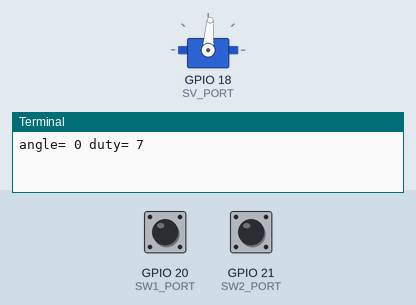
A program run on a simulated Raspberry Pi (BCM pin numbers). Parts: servo, the last lines printed to the terminal. The test bench sets the inputs (shaded band); at power-on: GPIO 20 (SW1_PORT) LOW, GPIO 21 (SW2_PORT) LOW. Servo angles are drawn from the pulse width (0.5 ms = 0°, 2.5 ms = 180°).

Above: at 1.5 s.
1.6 s: GPIO 20 (SW1_PORT) pulled HIGH for 1 s
At 1.98 s:
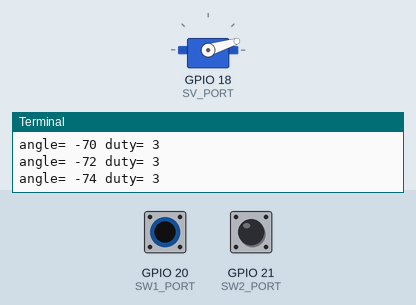
At 2.9 s:
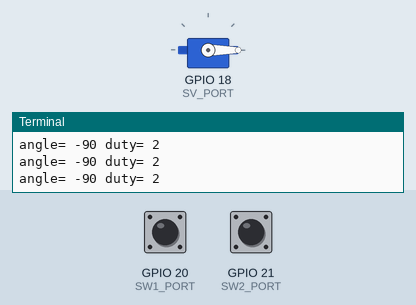
4.1 s: GPIO 21 (SW2_PORT) pulled HIGH for 3.2 s
At 6.1 s:
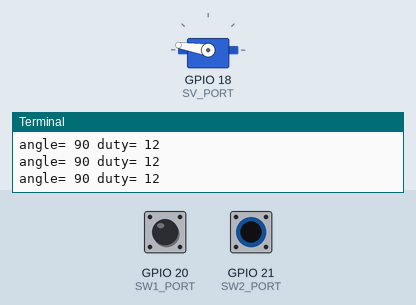
Timing chart, 0 to 7.6 s (numbered marks = the images above; inputs shaded):
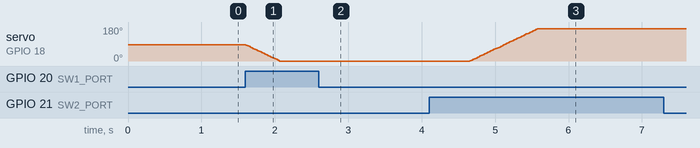

Measured:
- after the input at 1.6 s, servo on GPIO 18 (SV_PORT): moves from 86° to 0° over 0.46 s, starting at once
- after the input at 4.1 s, servo on GPIO 18 (SV_PORT): moves from 0° to 171° over 0.92 s, starting after 0.55 s

The program:

servo-switch.py
```python
import RPi.GPIO as GPIO
from time import sleep

SV_PORT = 18
SW1_PORT = 20
SW2_PORT = 21

SV_FREQ = 50 #20ms(50Hz)
SV_DUTY_OFFSET = 0.025
SV_DUTY_RES = (2.4 - 0.5) / 20 / 180

GPIO.setmode(GPIO.BCM)
GPIO.setup(SV_PORT, GPIO.OUT)
GPIO.setup([SW1_PORT, SW2_PORT],
    GPIO.IN,
    pull_up_down=GPIO.PUD_DOWN)

servo = GPIO.PWM(SV_PORT,SV_FREQ)
servo.start(0)
sleep(0.3)

def set_angle(angle):
    if angle < -90: angle = -90
    if angle > 90: angle = 90
    degree = (angle + 90)
    duty = (SV_DUTY_OFFSET + SV_DUTY_RES * degree) * 100
    print("angle=",angle,"duty=",int(duty))
    servo.ChangeFrequency(SV_FREQ)
    servo.ChangeDutyCycle(duty)

angle = 0
set_angle(angle)
while True:
    try:
        if GPIO.input(SW1_PORT) == GPIO.HIGH:
            angle -= 2
            set_angle(angle)
        if GPIO.input(SW2_PORT) == GPIO.HIGH:
            angle += 2
            set_angle(angle)
        sleep(0.01)
    except KeyboardInterrupt:
        break

GPIO.cleanup()
```
